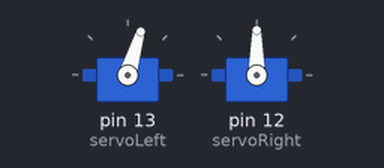
The sketch below on a simulated Arduino Uno, built with avr-gcc and run on an emulated ATmega328P. Parts: 2 × servo.

Above: at 0.05 s.
At 6.0 s:
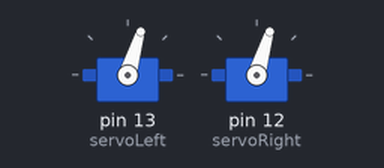
Timing chart, 0 to 7.8 s (numbered marks = the images above):
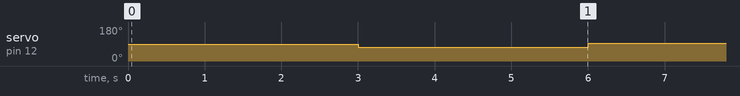

Measured:
- by itself, servo on pin 12 (servoRight): alternates 93° for 3.0 s and 73° for 3.0 s

The sketch:

ServoRunTimes.ino
```cpp
#include <Servo.h> //include servo library
Servo servoLeft; //declare left servo
Servo servoRight; //decalre right servo
void setup(){ //built in initialization block
servoLeft.attach(13); //attach servoLeft to pin 13
servoRight.attach(12); //attach servoLeft to pin 12
}

void loop(){ //main loop auto-repeats
servoLeft.writeMicroseconds(1300); //pin 13 clockwise
delay(3000); //for 3 seconds
servoRight.writeMicroseconds(1300); //pin 12 clockwise
delay(3000); //for 3 seconds
servoLeft.writeMicroseconds(1500); //pin 13 clockwise
servoRight.writeMicroseconds(1500); //pin 12 clockwise
}
```
